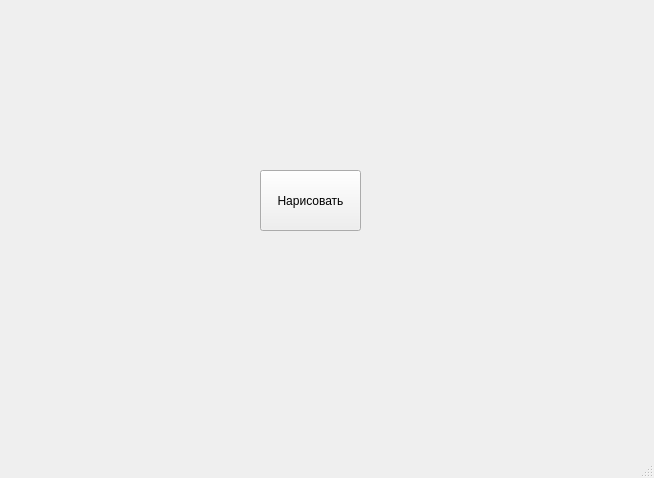
<?xml version="1.0" encoding="UTF-8"?>
<ui version="4.0">
 <class>MainWindow</class>
 <widget class="QMainWindow" name="MainWindow">
  <property name="geometry">
   <rect>
    <x>0</x>
    <y>0</y>
    <width>654</width>
    <height>478</height>
   </rect>
  </property>
  <property name="windowTitle">
   <string>MainWindow</string>
  </property>
  <widget class="QWidget" name="centralwidget">
   <widget class="QPushButton" name="btn">
    <property name="geometry">
     <rect>
      <x>260</x>
      <y>170</y>
      <width>101</width>
      <height>61</height>
     </rect>
    </property>
    <property name="text">
     <string>Нарисовать</string>
    </property>
   </widget>
  </widget>
  <widget class="QStatusBar" name="statusbar"/>
 </widget>
 <resources/>
 <connections/>
</ui>
